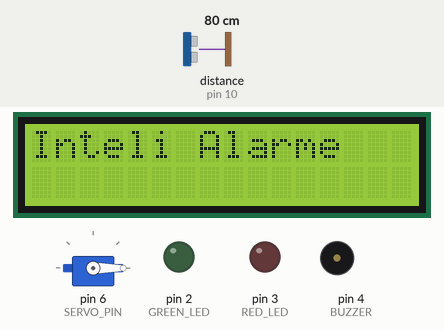
The sketch below on a simulated Arduino Uno, built with avr-gcc and run on an emulated ATmega328P. Shown: servo, 16×2 character LCD, output pins drawn as LEDs (lit = HIGH), buzzer (waves = sounding, pin HIGH). Wiring (from diagram.json): ultrasonic range finder: trigger pin 9; echo pin 10. Inputs (shaded band) come from the test bench; at power-on: distance to the obstacle (sensor on pin 10) 80 cm. The echo pulse lasts 58.3 µs per cm; pins used as bus, display or sensor lines are not drawn.

Above: at 0.1 s.
3.3 s: distance to the obstacle (sensor on pin 10) set to 2 cm
At 3.44 s:
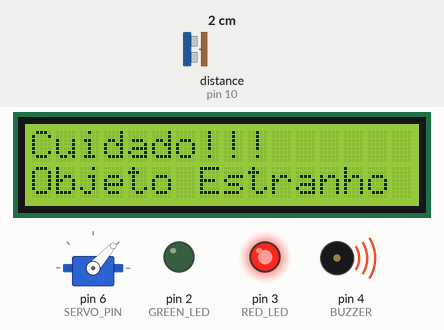
5.2 s: distance to the obstacle (sensor on pin 10) set to 18 cm
6.7 s: distance to the obstacle (sensor on pin 10) set to 24 cm
At 7.28 s:
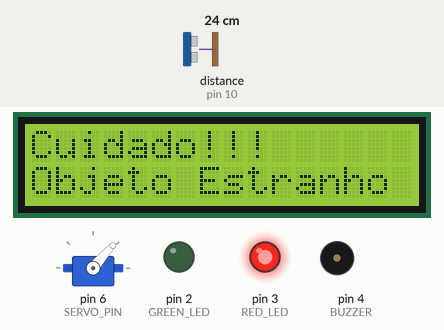
8.9 s: distance to the obstacle (sensor on pin 10) set to 4 cm
At 9.03 s:
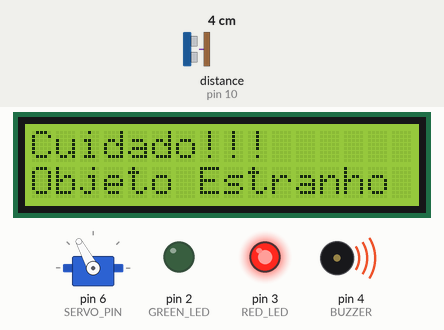
11.0 s: distance to the obstacle (sensor on pin 10) set to 35 cm
At 11.46 s:
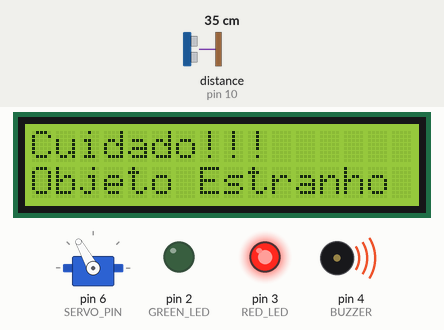
14.0 s: distance to the obstacle (sensor on pin 10) set to 120 cm
Timing chart, 0 to 16.9 s (numbered marks = the images above; inputs shaded):
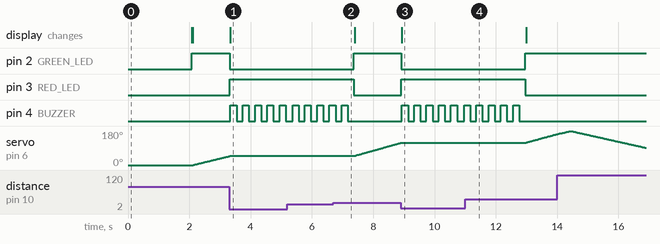

The sketch:

sketch.ino
```cpp
#include <Wire.h>
#include <LiquidCrystal_I2C.h>
#include <Servo.h>

#define TRIG_PIN 9
#define ECHO_PIN 10
#define GREEN_LED 2
#define RED_LED 3
#define BUZZER 4
#define SERVO_PIN 6

LiquidCrystal_I2C lcd(0x27, 16, 2);
Servo myServo;

int pos = 0;
int direction = 1;

void setup() {
  pinMode(TRIG_PIN, OUTPUT);
  pinMode(ECHO_PIN, INPUT);
  pinMode(GREEN_LED, OUTPUT);
  pinMode(RED_LED, OUTPUT);
  pinMode(BUZZER, OUTPUT);

  myServo.attach(SERVO_PIN);
  myServo.write(pos);

  lcd.begin(16,2);
  lcd.backlight();
  lcd.setCursor(0, 0);
  lcd.print("Inteli Alarme");
  delay(2000);
  lcd.clear();
}

long readDistance() {
  digitalWrite(TRIG_PIN, LOW);
  delayMicroseconds(2);
  digitalWrite(TRIG_PIN, HIGH);
  delayMicroseconds(10);
  digitalWrite(TRIG_PIN, LOW);
  long duration = pulseIn(ECHO_PIN, HIGH);
  return duration * 0.034 / 2;
}

void loop() {
  long distance = readDistance();

  if (distance > 20 || distance == 0) {

    digitalWrite(GREEN_LED, HIGH);
    digitalWrite(RED_LED, LOW);
    digitalWrite(BUZZER, LOW);

    lcd.setCursor(0, 0);
    lcd.print("Area livre");

    myServo.write(pos);
    delay(10);
    pos += direction;

    if (pos >= 180 || pos <= 0) {
      direction = -direction;
    }
  } else {
    digitalWrite(GREEN_LED, LOW);
    digitalWrite(RED_LED, HIGH);

    lcd.setCursor(0, 0);
    lcd.print("Cuidado!!!");
    lcd.setCursor(0, 1);
    lcd.print("Objeto Estranho");

  for (int i = 0; i < 5; i++) {
    digitalWrite(BUZZER, HIGH);
    delay(200);
    digitalWrite(BUZZER, LOW);
    delay(200);
  }

    myServo.write(pos);
  }
}
```

Measured:
- the behaviour switches between 21 and 22 cm on distance to the obstacle (sensor on pin 10) (found by bisection; images 1 and 2)
- after the input at 3.3 s, pin 2 (GREEN_LED): HIGH → LOW at once; pin 3 (RED_LED): LOW → HIGH at once; pin 4 (BUZZER): alternates HIGH for 0.20 s and LOW for 0.20 s, starting at once; servo on pin 6 (SERVO_PIN): goes on until 3.3 s, then stays 48°; the display: changes at once (image 1)
- after the input at 6.7 s, pin 2 (GREEN_LED): LOW → HIGH after 0.67 s; pin 3 (RED_LED): HIGH → LOW after 0.67 s; pin 4 (BUZZER): goes on until 7.2 s, then stays LOW; servo on pin 6 (SERVO_PIN): moves from 49° to 117° over 1.5 s, starting after 0.70 s
- after the input at 8.9 s, pin 2 (GREEN_LED): HIGH → LOW at once; pin 3 (RED_LED): LOW → HIGH at once; pin 4 (BUZZER): alternates HIGH for 0.20 s and LOW for 0.20 s, starting at once; the display: changes at once (image 3)
- after the input at 11.0 s, pin 2 (GREEN_LED): LOW → HIGH after 2.0 s; pin 3 (RED_LED): HIGH → LOW after 2.0 s; pin 4 (BUZZER): goes on until 12.8 s, then stays LOW; servo on pin 6 (SERVO_PIN): moves from 119° to 164° over 1.0 s, starting after 2.0 s
